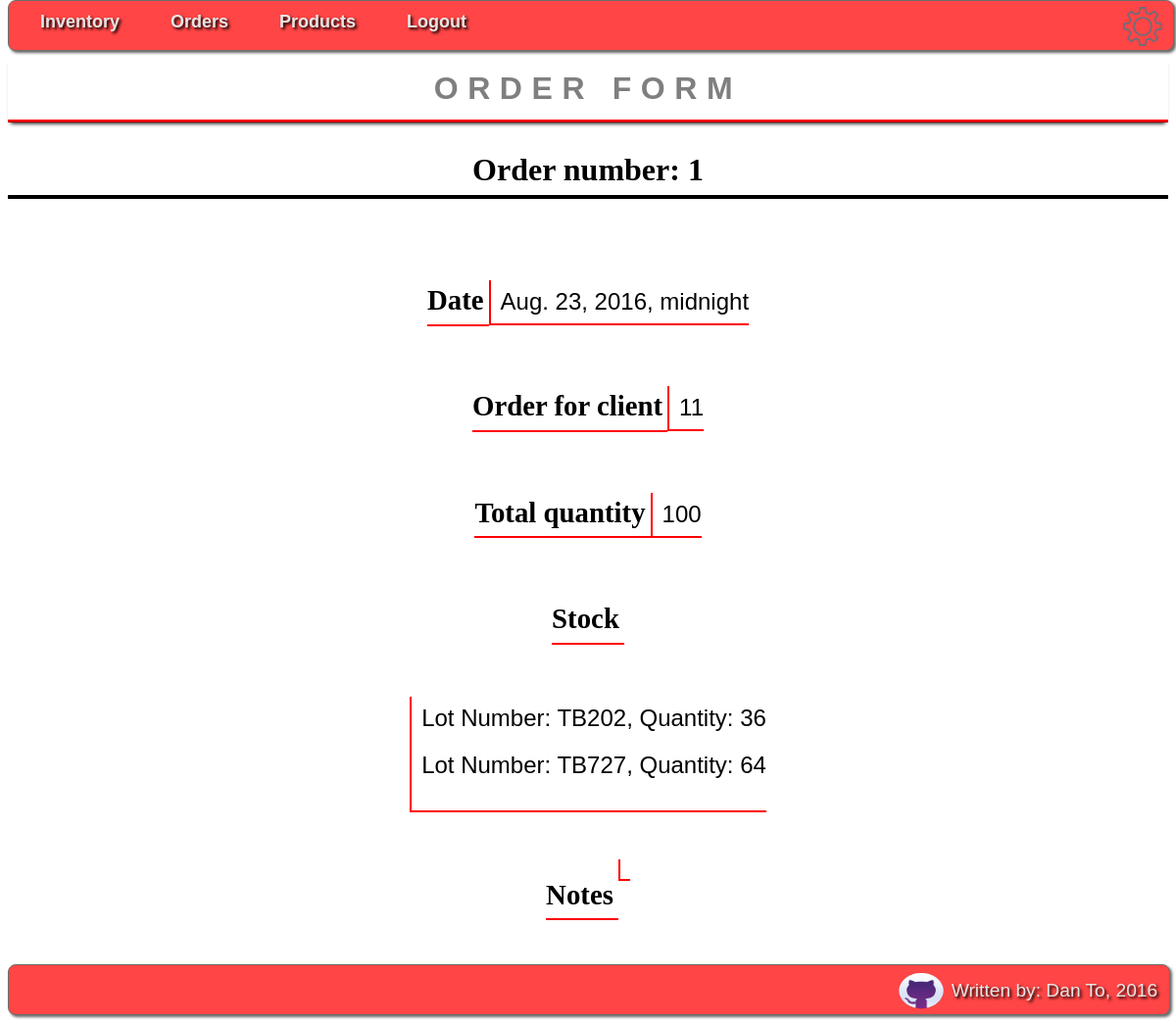
/tracker/order_print_form/1 (signed in), run on the app's committed database.
### tracker/models.py (models this page shows, shortened)
class Order(models.Model):
    PENDING = '0'
    APPROVED = '1'
    STATUS = ((PENDING, 'Pending'),
                  (APPROVED, 'Approved'),)
    order_number = models.IntegerField(default=1)
    product = models.ForeignKey(Product, on_delete=models.CASCADE)
    date = models.DateTimeField('date')
    quantity = models.IntegerField(default=0)
    stock = models.CharField(max_length=100, default='')
    client = models.CharField(max_length=100)
    notes = models.CharField(max_length=200)
    status = models.CharField(max_length=1, choices=STATUS, default=PENDING)
    def get_stock(self):
        stocks = Pending_Stock.objects.all()
        inventories = []
        for stock in stocks:
            if stock.order_number == self.order_number:
                inventories.append("Lot Number: " + stock.inventory.lot_number + ", Quantity: " + str(stock.quantity))
        return inventories

### tracker/views.py (the view)
# urls.py: url(r'^order_print_form/(?P<order_number>\d+)$', views.order_print_form, name='order_print_form'),
@login_required
@permission_required('tracker.add_order', raise_exception=True)
def order_print_form(request, order_number):
    order_number = int(order_number)
    return render(request, 'tracker/order_print_form.html', {'order': Order.objects.get(order_number=order_number)})

### tracker/templates/tracker/order_print_form.html (shortened to what this page needs)
{% load staticfiles %}
<link rel="stylesheet" href="{% static 'tracker/css/style.css' %}">
<head>
    <ul id="menu-bar">
        <li>
            <a href="{% url 'tracker:index' %}">
                Inventory
            </a>
        </li>
        <li>
            <a href="{% url 'tracker:view_orders' %}">
                Orders
            </a>
        </li>
        <li>
            <a href="{% url 'tracker:view_products' %}">
                Products
            </a>
        </li>
        <li>
            <a href="{% url 'tracker:log_out' %}">
                Logout
            </a>
        </li>
        <li id="settings">
            <a href="{% url 'tracker:app_settings' %}">
                <div id="img_holder"></div>
            </a>
        </li>
    </ul>
</head>
<body>
    <h1>Order Form</h1>
    <div id="section-to-print">
        <p id="order_number">Order number: {{ order.order_number }}</p><br/>
        <p class="order_form_label">Date </p><p class="order_data" id="date">{{ order.date }}</p><br/>
        <p class="order_form_label">Order for client </p><p class="order_data" id="client">{{ order.client }}</p><br/>
        <p class="order_form_label">Total quantity </p><p class="order_data" id="order_quantity">{{ order.quantity }}</p><br/>
        <p class="order_form_label">Stock </p><br/>
        <p class="stocks order_data">
        {% for stock in order.get_stock %}
            {{ stock }}<br/><br/>
        {% endfor %}
        </p></br>
        <p class="order_form_label">Notes </p><p id="notes" class="order_data" >{{ order.notes }}</p><br/>
    </div>
    <div class="spacer">
    </div>
    <footer>
        <p>Written by: Dan To, 2016</p>
        <a href="www.github.com/danhto">
            <img src="{% static "tracker/images/github.png" %}" />
        </a>
    </footer>
</body>

### tracker/static/tracker/css/style.css (style rules this page uses)
#menu-bar { width: 98%; margin: 0px 0px 0px 0px; padding: 6px 6px 4px 6px; height: 40px; line-height: 100%; border-radius: 8px; -webkit-border-radius: 8px; -moz-border-radius: 8px; box-shadow: 2px 2px 3px #666666; -webkit-box-shadow: 2px 2px 3px #666666; -moz-box-shadow: 2px 2px 3px #666666; background: #FF4545; border: solid 1px #6D6D6D; position:relative; z-index:999; }
#menu-bar li { margin: 0px 0px 6px 0px; padding: 1px 6px 0px 6px; float: left; position: relative; list-style: none; }
#menu-bar a { font-weight: bold; font-family: arial; font-style: normal; font-size: 18px; color: #E7E5E5; text-decoration: none; display: block; padding: 6px 20px 6px 20px; margin: 0; margin-bottom: 6px; border-radius: 10px; -webkit-border-radius: 10px; -moz-border-radius: 10px; text-shadow: 2px 2px 3px #000000; }
#menu-bar:after { content: "."; display: block; clear: both; visibility: hidden; line-height: 0; height: 0; }
#menu-bar { display: inline-block; position: fixed; top: 0px; }
a:link { text-decoration: none; }
ul#menu-bar li#settings a div#img_holder { background: url("../images/settings_icon.png") no-repeat left top; background-size: 40px 40px; width: 100%; height: 100%; position: absolute; }
ul#menu-bar li#settings a { height: 40px; width: 40px; padding: 0; margin: 0; }
ul#menu-bar li#settings { float: right; width: 3%; height: 100%; padding: 0 10px 0 0; }
div#section-to-print { text-align: center; }
div#section-to-print p#order_number { font: 900 2em/1 'Lucida Grande', serif; padding: 0 0 10px 0; border-bottom: 4px solid black; }
div#section-to-print p.order_form_label { font: 700 1.8em/1 'Lucida Grande', serif; display: inline-block; padding: 10px 5px 10px 0; border-bottom: 2px solid red; }
div#section-to-print p.order_data { font: 400 1.5em/1 'Lucida Grande', sans-serif; padding: 10px 0 10px 10px; border-bottom: 2px solid red; border-left: 2px solid red; display: inline-block; }
h1 { font: 600 2em/2 'Raleway', sans-serif; color: rgba(0,0,0,.5); text-align: center; text-transform: uppercase; letter-spacing: .3em; width: 100%; border-bottom: ridge #ff0000; -webkit-box-shadow: 0 4px 4px -3px #000000; -moz-box-shadow: 0 4px 4px -3px #000000; box-shadow: 0 4px 4px -3px #000000; }
body { padding-top: 50px; }
footer { width: 99%; margin: 0px 0px 0px 0px; padding: 6px 6px 4px 6px; height: 40px; line-height: 100%; border-radius: 8px; -webkit-border-radius: 8px; -moz-border-radius: 8px; box-shadow: 2px 2px 3px #666666; -webkit-box-shadow: 2px 2px 3px #666666; -moz-box-shadow: 2px 2px 3px #666666; background: #FF4545; border: solid 1px #6D6D6D; position:relative; z-index:999; }
footer p { display: inline; font: 300 1.2em/2 'Lucida Grande', sans-serif; color: #E7E5E5; position: relative; float: right; margin: 0px 0px 6px 0px; padding: 1px 6px 0px 6px; text-shadow: 2px 2px 3px #000000; }
footer img { display: inline; float: right; width: 50px; height: 100%; }
div.spacer { padding: 0.5em 0 0.5em 0; }

### data on the page
Order: order_number "1", date "Aug. 23, 2016, midnight", client "11", quantity "100"

### other printed values
{{ stock }} "Lot Number: TB202, Quantity: 36" "Lot Number: TB727, Quantity: 64"
